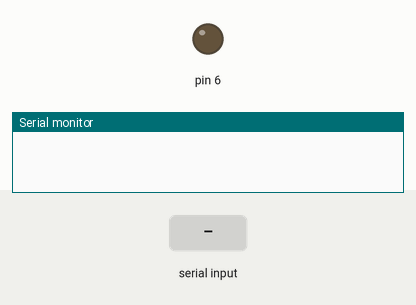
This sketch was run on a simulated Arduino Uno, built with avr-gcc and run on an emulated ATmega328P. Shown: output pins drawn as LEDs (lit = HIGH), the last lines printed to the serial monitor. The inputs (shaded band) are chosen by the test bench.

Above: at 1.2 s.
1.3 s: "1\n" received over Serial
At 2.43 s:
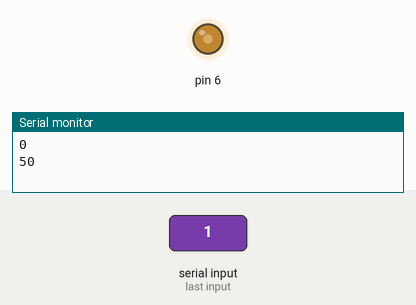
4.3 s: "3\n" received over Serial
At 6.41 s:
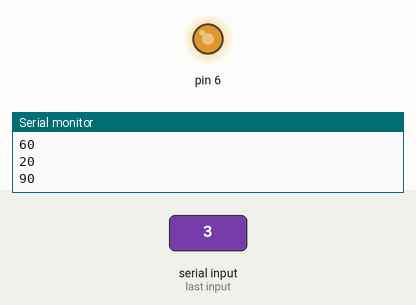
7.3 s: "1,90\n" received over Serial
10.3 s: "1,90,45\n" received over Serial
At 12.02 s:
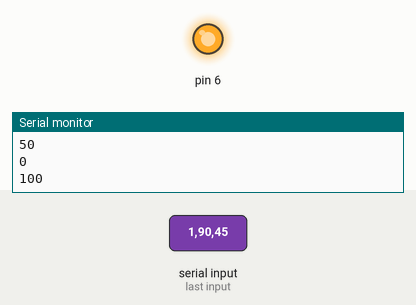
Timing chart, 0 to 13.8 s (numbered marks = the images above; inputs shaded):
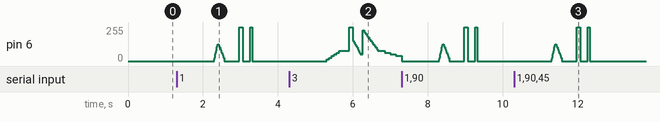

The sketch:

clouds.ino
```cpp
#include "lighting.h"

Lighting lighting;


void setup()
{
  Serial.begin(9600);
}

void loop()
{
  if (Serial.available() > 0) {
    int action = Serial.parseInt();
    lighting.assignLighting(0, action);
  }

  lighting.processRutine();
}
```

lighting.cpp
```cpp
#include "lighting.h"

Lighting::Lighting()
{
  uint8_t i;

  for (i = 0; i < _num_stripes; i++) {
    pinMode(i, OUTPUT);
  }
}

void Lighting::assignLighting(uint8_t stripe_number, uint8_t number)
{
  switch (number) {
    case 1:
      _stripes[stripe_number].assignSequence(_light1_v, _light1_t);
    break;

    case 2:
      _stripes[stripe_number].assignSequence(_light2_v, _light2_t);
    break;

    case 3:
      _stripes[stripe_number].assignSequence(_light3_v, _light3_t);
    break;

    default:
      return;
    break;
  }
}

void Lighting::processRutine()
{
  uint8_t i;

  for (i = 0; i < _num_stripes; i++) {
    if (_stripes[i].isActive() && millis() >= _stripes[i].getTimeNext()) {
      _stripes[i].nextAction();
    }
  }
}
```

lighting.h
```cpp
#ifndef Lighting_h
#define Lighting_h
#include <Arduino.h>
#include "stripe.h"

class Lighting {
  public:
    Lighting();
    void assignLighting(uint8_t, uint8_t);
    void processRutine();

  private:
    /*
    In order to be able to get the number of elements in the array, we MUST end the delay arrays with a 0!!
    */
    PROGMEM unsigned int _light1_t[7] = {100, 150, 400, 100, 200, 50, 0};
    PROGMEM char *_light1_v[6] = {"0-50", "50-10", "0", "100", "0", "100"};

    PROGMEM unsigned int _light2_t[9] = {100, 150, 400, 100, 200, 50, 200, 100, 0};
    PROGMEM char *_light2_v[8] = {"0-60", "60-20", "20", "100", "0", "100", "0", "10"};

    PROGMEM unsigned int _light3_t[8] = {400, 200, 100, 200, 50, 400, 600, 0};
    PROGMEM char *_light3_v[7] = {"0-30", "30", "100", "60-20", "20-90", "90-30", "30-10"};

    Stripe _stripes[2] = {Stripe(6), Stripe(2)};
    uint8_t _num_stripes = 2;
};

#endif
```

stripe.cpp
```cpp
#include "stripe.h"

Stripe::Stripe(int new_pin)
{
  _pin = new_pin;
  _is_active = false;
}

void Stripe::assignSequence(char **new_sequence, unsigned int *new_delays)
{
  _sequence = new_sequence;
  _delays = new_delays;

  _sequence_position = -1;

  _sequence_size = getSequenceSize() - 1;
  _is_active = true;
  _fade = false;
  nextAction();
}

uint8_t Stripe::getSequenceSize()
{
   uint8_t i = 0;

   while (_delays[i] != 0) {
     i++;
   }

   return i;
}

void Stripe::nextAction()
{
  if ((_fade && _increasing && _current_value < _value_reach) || (_fade && !_increasing && _current_value > _value_reach)) {

    if (_increasing) {
      _current_value += 5;

      if (_current_value > _value_reach) {
        _current_value = _value_reach;
      }

    } else {
      _current_value -= 5;

      if (_current_value < _value_reach) {
        _current_value = _value_reach;
      }
    }
   _time_next = millis() + _delay_step;

  } else {
    _sequence_position += 1;

    if (_sequence_position > _sequence_size) {
      _is_active = false;
      digitalWrite(_pin, LOW);
      return;
    }

    setNextValues();
    Serial.println(_current_value);
  }

  analogWrite(_pin, mapLight(_current_value));

}

void Stripe::setNextValues()
{
  int delimiter = 0;
  delimiter = getIndex('-', _sequence[_sequence_position]);

  if (delimiter >= 0) {
   int elements = getLenght(_sequence[_sequence_position]);
   char sub[delimiter];

   strncpy(sub, _sequence[_sequence_position], delimiter);
   uint8_t from = atoi(sub);

   delimiter++;
   strncpy(sub, _sequence[_sequence_position] + delimiter, elements - delimiter);
   uint8_t to = atoi(sub);

   _current_value = from;
   _value_reach = to;
   _fade = true;
   _increasing = from < to;

   _delay_step = _delays[_sequence_position] / (abs(to - from) / 5);
   _time_next = millis() + _delay_step;

   } else {
     _fade = false;
    _time_next = millis() + _delays[_sequence_position];
    _current_value = atoi(_sequence[_sequence_position]);
  }
}

uint8_t Stripe::getLenght(char* tocheck)
{
  uint8_t i = 0;

  while (tocheck[i] != '\0') {
    i++;
  }

  return i;
}

int Stripe::getIndex(char token, char* tosearch)
{
  uint8_t i = 0;

  while (tosearch[i] != '\0') {
    if (tosearch[i] == token) {
      return i;
    }
    i++;
  }

  return -1;
}

uint8_t Stripe::mapLight(uint8_t val)
{
  return map(val, 0, 100, 0, 255);
}
```

stripe.h
```cpp
#ifndef Stripe_h
#define Stripe_h
#include <Arduino.h>

class Stripe {
  public:
    Stripe(int);
    void nextAction();
    void assignSequence(char **, unsigned int *);
    unsigned long getTimeNext() const { return _time_next; }
    boolean isActive() const { return _is_active; }

  private:
    boolean _is_active;
    boolean _fade;
    boolean _increasing;

    uint8_t _pin;
    uint8_t _value_reach;
    uint8_t _current_value;
    int _sequence_position;
    uint8_t _sequence_size;

    char **_sequence;
    unsigned int *_delays;
    unsigned int _delay_step;

    unsigned long _time_next;

    void calculateLenght();
    void setNextValues();
    uint8_t getLenght(char*);
    uint8_t mapLight(uint8_t);
    int getIndex(char, char*);
    uint8_t getSequenceSize();

};

#endif
```
